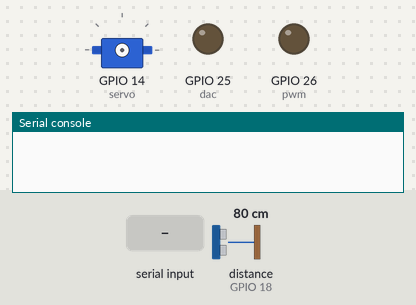
A program run on a simulated ESP32 board running MicroPython. Shown: servo, output pins drawn as LEDs (lit = HIGH), the last lines printed to the serial console. Inputs (shaded band) come from the test bench; at power-on: distance to the obstacle (sensor on GPIO 18) 80 cm. The echo pulse lasts 58.3 µs per cm; servo angles are drawn from the pulse width (0.5 ms = 0°, 2.5 ms = 180°); library files of the repository ran but are not shown: hcsr04.py; pins used as bus, display or sensor lines are not drawn.

Above: at 1.2 s.
1.3 s: "SERVO\n" received over the second serial link
At 1.45 s:
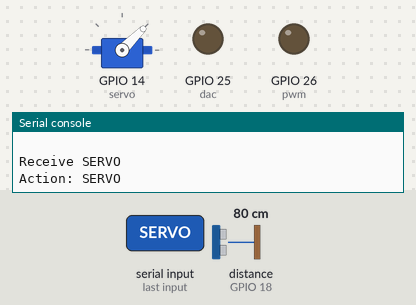
At 2.05 s:
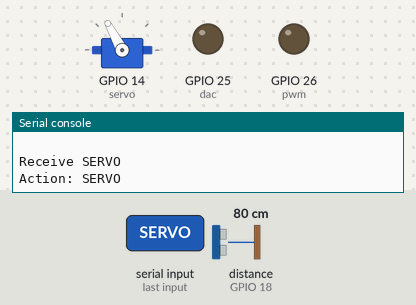
4.3 s: "ULTRASONIC\n" received over the second serial link
At 5.4 s:
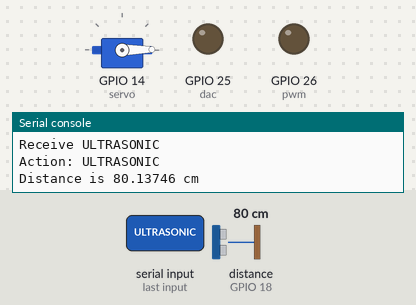
Timing chart, 0 to 7.3 s (numbered marks = the images above; inputs shaded):
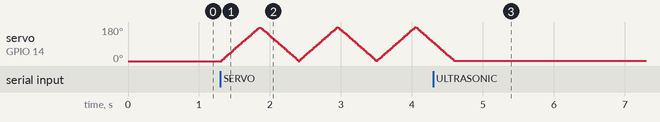

Measured:
- after the input at 4.3 s, servo on GPIO 14 (servo): goes on until 4.6 s, then stays 1°

The program:

basic.py
```python
from machine import Pin, DAC, PWM, UART
from hcsr04 import HCSR04
from time import sleep,sleep_ms
#LED
dac = DAC(Pin(25)) # create an DAC object acting on a pin (Green)
frequency = 5000
pwm = PWM(Pin(26), frequency) # a frequency of 5000 Hz (Yellow)
#UART
uart = UART(2, 115200) # Create the uart object in port 2, Rx=GPIO 16, Tx=GPIO 17
uart.init(timeout=5000) # set timeout=2000
#ULTRASONIC
sensor = HCSR04(trigger_pin=5, echo_pin=18, echo_timeout_us=20000)
#SERVO
servo = PWM(Pin(14), freq=40)

#RESET SYSTEM
def reset():
    #LED
    dac.write(0)
    pwm.duty(0)

#INIT
reset()

#SERVO ROTATION
def set_angle(device, angle):
    while angle < 0:
        angle += 180
    while angle > 180:
        angle -= 180
    duty = int(500_000 + angle * 2_000_000 / 180)
    device.duty_ns(duty)

while True:
    if uart.any():
        #SETUP
        cmd = uart.readline().decode('utf-8').strip().upper()  # รับคำสั่ง
        #Cleaning
        print("\r\nReceive",cmd)
        Action = ""
        Brightness = ""

        #PREPARE DATA
        if cmd != '': #ถ้ามีค่าส่งมา
            if '-' in cmd: #ถ้ามี '-'
                index = cmd.find('-')
                Action = cmd[:index] #ใส่ตัวก่อนหน้าให้Action
                Brightness = int(cmd[index+1:]) #ตัวหลัง '-' ใส่Brightness
            elif cmd == 'ULTRASONIC' or cmd == 'SERVO' or cmd == 'STOP': #Actionที่ไม่ต้องมี'-'หรือBrightness
                Action = cmd[:]#ใส่หมด
            else: #ถ้าไม่มี'-' คือผิดformat(DAC,PWM)
                print("invalid syntax")

        #LED START
        #MODE SELECT
        if (Action == 'DAC' or Action == 'PWM'): #ถ้าใช้LEBตัวหลังทั้งหมดต้องเป็นตัวเลข
            if Brightness != '': #ถ้าใส่ค่ามา
                if Brightness >= 0 and Brightness <= 100:
                    print("Action:",Action)
                    print("Brightness:",Brightness)
                    if Action == 'DAC': #DAC Mode
                        reset()
                        dac_value = round(255*Brightness/100)
                        print(Action,"-",Brightness,f"({dac_value})")
                        dac.write(dac_value)
                    elif Action == 'PWM': #PWM Mode
                        reset()
                        duty_cycle = round(1023*Brightness/100)
                        print(Action,"-", Brightness,f"({duty_cycle})")
                        pwm.duty(duty_cycle)
                else:
                    print(f"Error 'Brightness' can't be {Brightness}")
                    reset()
        #LED END

        #ULTRASONIC START
        elif Action == 'ULTRASONIC' and Brightness == '':#PWM Mode
            reset()
            print("Action:",Action)
            while True:
                distance = sensor.distance_cm()
                print('Distance is', distance, 'cm')
                sleep(1)
                if uart.any():
                    break
        #ULTRASONIC END

        #SERVO START
        elif Action == 'SERVO' and Brightness == '': #PWM Mode
            reset()
            print("Action:",Action)
            while True:#จากLab8
                for i in range(180):
                    set_angle(servo, i)
                    sleep_ms(3)
                for i in range(180, 0, -1):
                    set_angle(servo, i)
                    sleep_ms(3)
                if uart.any():
                    break
        #SERVO END

        #Actionมั่ว
        else:#มือว่างอยากกดEnterเล่นก็ไม่มีอะไร
            if cmd != '': #ใส่คำสั่งผิด
                reset()
                print(f"Don't have {cmd} command :)\n")
```
